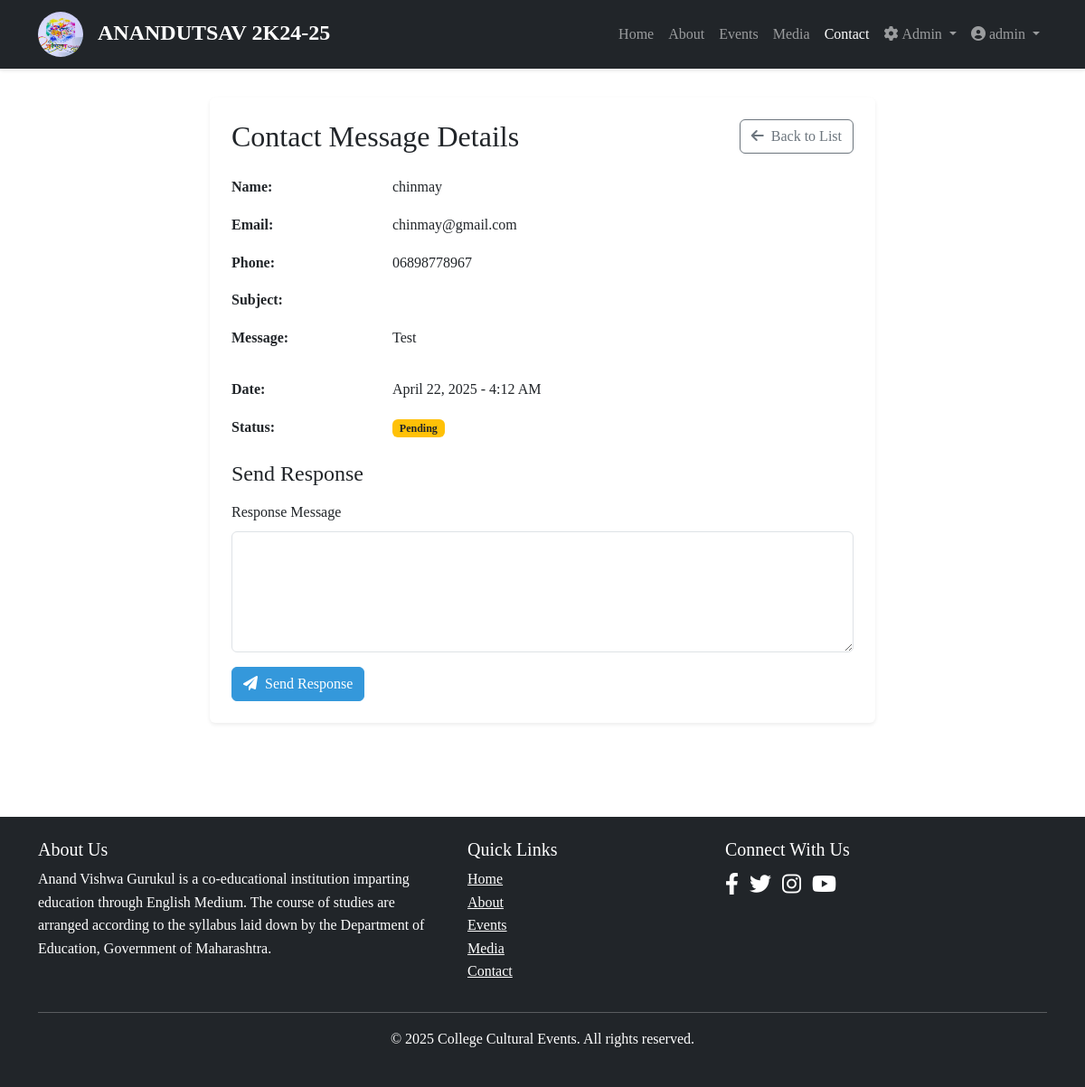
The app's page /manage/contacts/2/ (signed in) with its own data.
### events/models.py (models this page shows, shortened)
class Contact(models.Model):
    name = models.CharField(max_length=100)
    email = models.EmailField()
    phone = models.CharField(max_length=15, blank=True)
    message = models.TextField()
    user = models.ForeignKey(User, on_delete=models.SET_NULL, null=True, blank=True, related_name='contacts')
    submission_date = models.DateTimeField(auto_now_add=True)
    is_resolved = models.BooleanField(default=False)
    response = models.TextField(blank=True, null=True)
    resolved_by = models.ForeignKey(User, on_delete=models.SET_NULL, null=True, blank=True, related_name='resolved_contacts')
    resolved_date = models.DateTimeField(null=True, blank=True)

### events/views.py (the view, shortened to what this page needs)
# urls.py: path('manage/contacts/<int:contact_id>/', views.admin_contact_detail, name='admin_contact_detail'),
@user_passes_test(is_admin)
def admin_contact_detail(request, contact_id):
    contact = get_object_or_404(Contact, id=contact_id)
    return render(request, 'events/admin_contact_detail.html', {
        'contact': contact
    })

### events/views.py (called while the page is built)
def is_admin(user):
    return user.is_authenticated and user.is_staff

### events/templates/events/admin_contact_detail.html (shortened to what this page needs)
{% extends 'events/base.html' %}
{% load static %}
{% block content %}
<div class="container py-4">
    <div class="row">
        <div class="col-lg-8 mx-auto">
            <div class="card shadow-sm">
                <div class="card-body p-4">
                    <div class="d-flex justify-content-between align-items-center mb-4">
                        <h2 class="mb-0">Contact Message Details</h2>
                        <a href="{% url 'admin_contact_list' %}" class="btn btn-outline-secondary">
                            <i class="fas fa-arrow-left me-2"></i>Back to List
                        </a>
                    </div>
                    <div class="contact-details mb-4">
                        <div class="row mb-3">
                            <div class="col-md-3">
                                <strong>Name:</strong>
                            </div>
                            <div class="col-md-9">
                                {{ contact.name }}
                            </div>
                        </div>
                        <div class="row mb-3">
                            <div class="col-md-3">
                                <strong>Email:</strong>
                            </div>
                            <div class="col-md-9">
                                {{ contact.email }}
                            </div>
                        </div>
                        {% if contact.phone %}
                            <div class="row mb-3">
                                <div class="col-md-3">
                                    <strong>Phone:</strong>
                                </div>
                                <div class="col-md-9">
                                    {{ contact.phone }}
                                </div>
                            </div>
                        {% endif %}
                        <div class="row mb-3">
                            <div class="col-md-3">
                                <strong>Subject:</strong>
                            </div>
                            <div class="col-md-9">
                            </div>
                        </div>
                        <div class="row mb-3">
                            <div class="col-md-3">
                                <strong>Message:</strong>
                            </div>
                            <div class="col-md-9">
                                {{ contact.message|linebreaks }}
                            </div>
                        </div>
                        <div class="row mb-3">
                            <div class="col-md-3">
                                <strong>Date:</strong>
                            </div>
                            <div class="col-md-9">
                                {{ contact.submission_date|date:"F d, Y - g:i A" }}
                            </div>
                        </div>
                        <div class="row mb-3">
                            <div class="col-md-3">
                                <strong>Status:</strong>
                            </div>
                            <div class="col-md-9">
                                {% if contact.resolved %}
                                    <span class="badge bg-success">Resolved</span>
                                {% else %}
                                    <span class="badge bg-warning text-dark">Pending</span>
                                {% endif %}
                            </div>
                        </div>
                    </div>
                    {% if not contact.resolved %}
                        <div class="response-form">
                            <h4 class="mb-3">Send Response</h4>
                            <form method="post">
                                <div class="mb-3">
                                    <label for="id_response" class="form-label">Response Message</label>
                                    <textarea name="response" id="id_response" class="form-control" rows="5" required></textarea>
                                </div>
                                <button type="submit" class="btn btn-primary">
                                    <i class="fas fa-paper-plane me-2"></i>Send Response
                                </button>
                            </form>
                        </div>
                    {% endif %}
                </div>
            </div>
        </div>
    </div>
</div>
{% endblock %}

### events/templates/events/base.html (shortened to what this page needs)
<!DOCTYPE html>
<html lang="en">
<head>
    <link href="https://cdn.jsdelivr.net/npm/bootstrap@5.3.0/dist/css/bootstrap.min.css" rel="stylesheet">
    <link rel="stylesheet" href="https://cdnjs.cloudflare.com/ajax/libs/font-awesome/6.0.0-beta3/css/all.min.css">
    {% load static %}
    <link rel="stylesheet" href="{% static 'css/style.css' %}">
</head>
<body>
    <nav class="navbar navbar-expand-lg navbar-dark bg-dark sticky-top">
        <div class="container">
            <a class="navbar-brand" href="{% url 'home' %}">
                 <img src="{% static 'img/logo event.jpg' %}" alt="" height="50px" width="50px" style="border-radius: 50%;" class="me-3">ANANDUTSAV 2K24-25
            </a>
            <div class="collapse navbar-collapse" id="navbarNav">
                <ul class="navbar-nav ms-auto">
                    <li class="nav-item">
                        <a class="nav-link {% if request.path == '/' %}active{% endif %}" href="{% url 'home' %}">Home</a>
                    </li>
                    <li class="nav-item">
                        <a class="nav-link {% if 'about' in request.path %}active{% endif %}" href="{% url 'about' %}">About</a>
                    </li>
                    <li class="nav-item">
                        <a class="nav-link {% if 'events' in request.path %}active{% endif %}" href="{% url 'event_list' %}">Events</a>
                    </li>
                    <li class="nav-item">
                        <a class="nav-link {% if 'media' in request.path %}active{% endif %}" href="{% url 'media_list' %}">Media</a>
                    </li>
                    <li class="nav-item">
                        <a class="nav-link {% if 'contact' in request.path %}active{% endif %}" href="{% url 'contact' %}">Contact</a>
                    </li>
                </ul>
                <ul class="navbar-nav">
                    {% if user.is_authenticated %}
                        {% if user.is_staff %}
                        <li class="nav-item dropdown">
                            <a class="nav-link dropdown-toggle" href="#" id="adminDropdown" role="button" data-bs-toggle="dropdown">
                                <i class="fas fa-cog me-1"></i>Admin
                            </a>
                        </li>
                        {% endif %}
                        <li class="nav-item dropdown">
                            <a class="nav-link dropdown-toggle" href="#" id="userDropdown" role="button" data-bs-toggle="dropdown">
                                <i class="fas fa-user-circle me-1"></i>{{ user.username }}
                            </a>
                        </li>
                    {% endif %}
                </ul>
            </div>
        </div>
    </nav>
    <main class="py-2">
        {% block content %}{% endblock %}
    </main>
    <footer class="bg-dark text-white py-4 mt-5">
        <div class="container">
            <div class="row">
                <div class="col-md-5">
                    <h5>About Us</h5>
                    <p>Anand Vishwa Gurukul is a co-educational institution imparting education through English Medium. The course of studies are arranged according to the syllabus laid down by the Department of Education, Government of Maharashtra.</p>
                </div>
                <div class="col-md-3">
                    <h5>Quick Links</h5>
                    <ul class="list-unstyled">
                        <li><a href="{% url 'home' %}" class="text-white">Home</a></li>
                        <li><a href="{% url 'about' %}" class="text-white">About</a></li>
                        <li><a href="{% url 'event_list' %}" class="text-white">Events</a></li>
                        <li><a href="{% url 'media_list' %}" class="text-white">Media</a></li>
                        <li><a href="{% url 'contact' %}" class="text-white">Contact</a></li>
                    </ul>
                </div>
                <div class="col-md-4">
                    <h5>Connect With Us</h5>
                    <div class="social-icons">
                        <a href="#" class="text-white me-2"><i class="fab fa-facebook-f"></i></a>
                        <a href="#" class="text-white me-2"><i class="fab fa-twitter"></i></a>
                        <a href="#" class="text-white me-2"><i class="fab fa-instagram"></i></a>
                        <a href="#" class="text-white me-2"><i class="fab fa-youtube"></i></a>
                    </div>
                </div>
            </div>
            <hr class="mt-3 mb-3">
            <div class="text-center">
                <p>&copy; {% now "Y" %} College Cultural Events. All rights reserved.</p>
            </div>
        </div>
    </footer>
</body>
</html>

### events/static/css/style.css (style rules this page uses)
:root { --primary-color: #3498db; --secondary-color: #2c3e50; --accent-color: #e74c3c; --light-color: #ecf0f1; --dark-color: #2c3e50; }
body { font-family: Cambria, Cochin, Georgia, Times, 'Times New Roman', serif; color: #333; line-height: 1.6; }
.navbar { box-shadow: 0 2px 4px rgba(0, 0, 0, 0.1); }
.navbar-brand { font-weight: bold; font-size: 1.5rem; }
.card { transition: transform 0.3s ease, box-shadow 0.3s ease; margin-bottom: 1.5rem; border: none; box-shadow: 0 2px 5px rgba(0, 0, 0, 0.1); }
.btn-primary { background-color: var(--primary-color); border-color: var(--primary-color); }
footer { background-color: var(--dark-color); }
.social-icons a { font-size: 1.5rem; margin-right: 1rem; transition: color 0.3s ease; }

### records on screen
Contact: name "chinmay", email "chinmay@gmail.com", phone "06898778967", message "Test", submission_date "April 22, 2025 - 4:12 AM"

### other values on screen
{{ user.username }} "admin"
